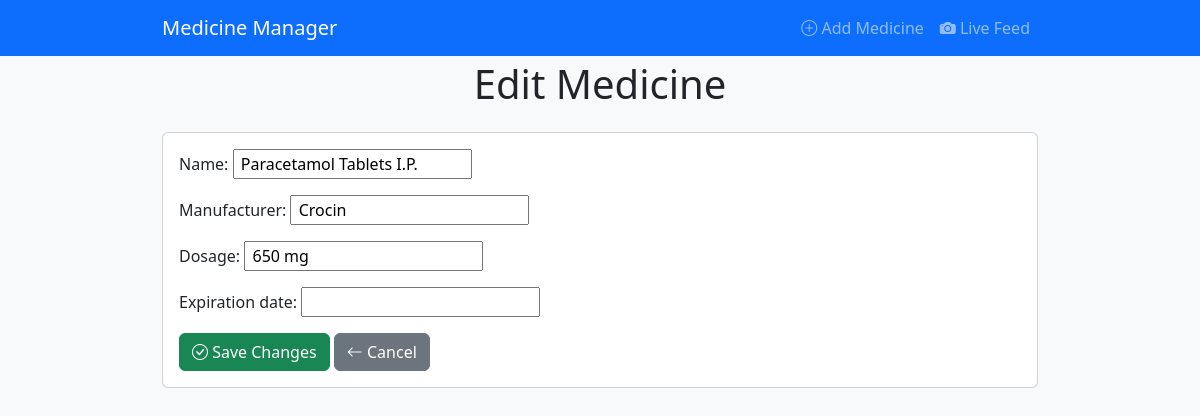
The page /edit/14/ on the database its author committed.
### medicine_app/models.py (models this page shows, shortened)
class Medicine(models.Model):
    name = models.CharField(max_length=100)
    manufacturer = models.CharField(max_length=100)
    dosage = models.CharField(max_length=50)
    expiration_date = models.CharField(max_length=50)

### medicine_app/views.py (the view)
# urls.py: path('edit/<int:medicine_id>/', views.edit_medicine, name='edit_medicine'),
def edit_medicine(request, medicine_id):
    medicine = get_object_or_404(Medicine, id=medicine_id)
    if request.method == 'POST':
        form = MedicineForm(request.POST, instance=medicine)
        if form.is_valid():
            form.save()
            messages.success(request, 'Medicine updated successfully!')
            return redirect('medicine_list')
        else:
            messages.error(request, 'Please correct the errors below.')
    else:
        form = MedicineForm(instance=medicine)
    return render(request, 'medicine_app/edit_medicine.html', {'form': form, 'medicine': medicine})

### medicine_app/forms.py
class MedicineForm(forms.ModelForm):
    class Meta:
        model = Medicine
        fields = ['name', 'manufacturer', 'dosage', 'expiration_date']

### medicine_app/templates/medicine_app/edit_medicine.html (shortened to what this page needs)
{% extends 'medicine_app/base.html' %}
{% block content %}
    <h1 class="mb-4 text-center">Edit Medicine</h1>
    <div class="card">
        <div class="card-body">
            <form method="post">
                {{ form.as_p }}
                <button type="submit" class="btn btn-success"><i class="bi bi-check-circle"></i> Save Changes</button>
                <a href="{% url 'medicine_list' %}" class="btn btn-secondary"><i class="bi bi-arrow-left"></i> Cancel</a>
            </form>
        </div>
    </div>
{% endblock %}

### medicine_app/templates/medicine_app/base.html (style rules this page uses)
body { padding-top: 60px; background-color: #f8f9fa; }

### rows shown on the page
Medicine: name "Paracetamol Tablets I.P.", manufacturer "Crocin", dosage "650 mg"
